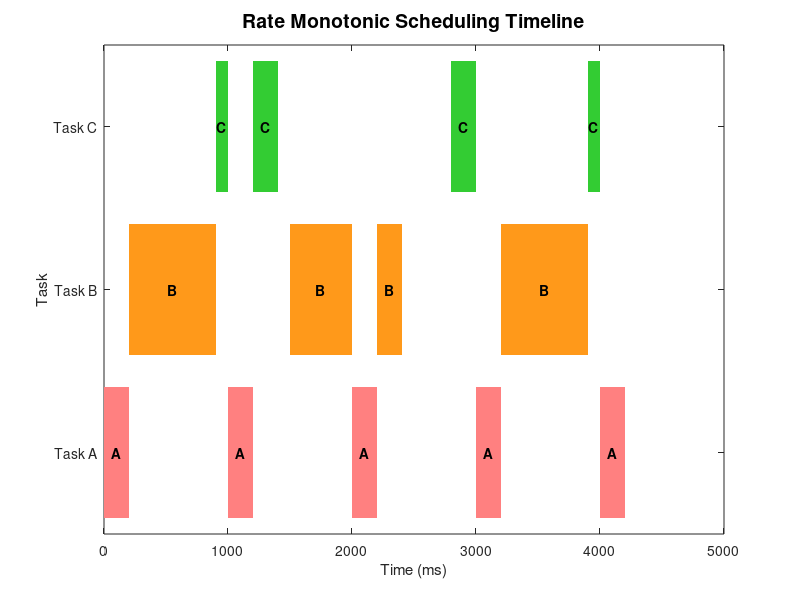

MATLAB code to generate this figure: (Note: this script raises an error after producing the figure.)
% ======================
% RMS 调度任务时间线绘图
% ======================

clear; close all; clc;

% 任务参数
tasks = {'A','B','C'};
period = [1000 1500 2800];
exec   = [200  700  300 ];

% 定义颜色（与示例接近）
colors = [1   0.5  0.5;     % A 红
          1   0.6  0.1;     % B 橙
          0.2 0.8 0.2];     % C 绿

% 手工调度结果（根据分析得出的 CPU 时间片）
schedule = [
    0   200   1;
    200 900   2;
    900 1000  3;
    1000 1200 1;
    1200 1400 3;
    1500 2000 2;
    2000 2200 1;
    2200 2400 2;
    2800 3000 3;
    3000 3200 1;
    3200 3900 2;
    3900 4000 3;
    4000 4200 1;
];
figure('Position',[100 100 1200 350]); hold on; box on;
title('Rate Monotonic Scheduling Timeline','FontSize',14);
xlabel('Time (ms)'); ylabel('Task');
yticks([1 2 3]); yticklabels({'Task A','Task B','Task C'});

for i = 1:size(schedule,1)
    t_start = schedule(i,1);
    t_end   = schedule(i,2);
    task_id = schedule(i,3);
    rectangle('Position',[t_start, task_id-0.4, t_end-t_start, 0.8], ...
              'FaceColor',colors(task_id,:), 'EdgeColor','none');
    text((t_start+t_end)/2, task_id, sprintf('%s',tasks{task_id}), ...
         'HorizontalAlignment','center','VerticalAlignment','middle',...
         'FontWeight','bold','Color','k');
end

% 画任务释放点
for i = 1:5  
    xline((i-1)*period(1),'--r');
end
for i = 1:4
    xline((i-1)*period(2),'--','Color',[1 0.6 0]);
end
for i = 1:3
    xline((i-1)*period(3),'--g');
end

xlim([0 4500]);
ylim([0.5 3.5]);

hold off;




%% =============================
%   RMS Scheduling with Resource Access
% =============================
clear; close all; clc;

% Task params
tasks = {'A','B','C'};
period = [1000 1500 2800];
exec   = [200  700  300 ];
colors = [1   0.5  0.5;     % A 红
          1   0.6  0.1;     % B 橙
          0.2 0.8 0.2];     % C 绿

% 手工调度结果（含资源访问 + 优先级继承）
% 列: [开始时间, 结束时间, 任务ID]
schedule = [
    0    200   1;    % A0
    200  900   2;    % B0
    900  1000  3;    % C0 前100ms
    1000 1200  3;    % C0 占资源200ms
    1200 1400  1;    % A1
    1500 2000  2;    % B1 前500ms
    2000 2200  1;    % A2
    2200 2400  2;    % B1 剩余200ms? 修正: 实际剩余200ms，执行2200–2400
    2800 2900  3;    % C1 前100ms
    2900 3100  3;    % C1 占资源200ms
    3100 3300  1;    % A3
    3300 4000  2;    % B2
    4000 4200  1;    % A4
];

% 标记资源使用段
resource_use = [
    1000    1200   3;    % C0
    2900    3100   3;    % C1
];


figure('Position',[100 100 1300 350]); hold on;

title('Rate Monotonic Scheduling with Resource Access','FontSize',14);
xlabel('Time (ms)'); ylabel('Task');
yticks([1 2 3]); yticklabels({'Task A','Task B','Task C'});

% 画任务时间块
for i = 1:size(schedule,1)
    t1 = schedule(i,1); t2 = schedule(i,2);
    id = schedule(i,3);
    rectangle('Position',[t1 id-0.4 t2-t1 0.8], ...
        'FaceColor', colors(id,:), 'EdgeColor','k');
    text((t1+t2)/2, id, tasks{id}, 'HorizontalAlignment','center','FontWeight','bold');
end


for i = 1:size(resource_use,1)
    x = resource_use(i,:);
    rectangle('Position',[x(1), x(3)-0.50, x(2)-x(1), 0.1], 'FaceColor','k','EdgeColor','none');
end

% 绘制任务周期虚线
for i = 0:4, xline(i*period(1),'--r'); end
for i = 0:3, xline(i*period(2),'--','Color',[1 0.6 0]); end
for i = 0:2, xline(i*period(3),'--g'); end


xline(2800,'--g');


ylim([0.3 3.5]);
xlim([0 4500]);                    % 设置 X 轴范围

% 手动设置 X 轴刻度
xticks([0 500 1000 1500 2000 2500 2800 3000 3500 4000 4500]);
xticklabels({'0','500','1000','1500','2000','2500','2800','3000','3500','4000','4500'});

grid on;


